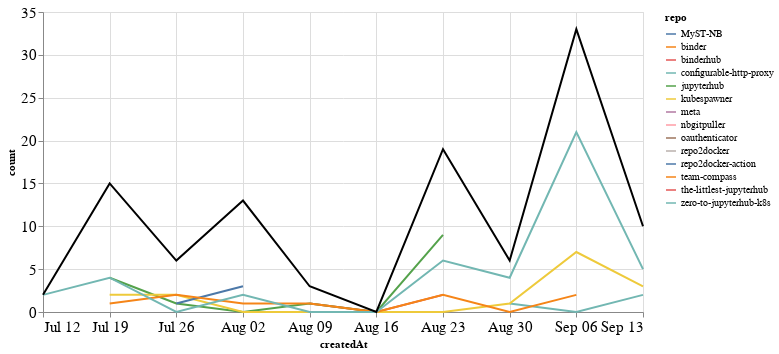

Notebook source saved alongside this figure:
### Markdown cell above
## Comments

### Code cell
comments_time = comments.groupby('repo').resample('W', on='createdAt').count()['author'].reset_index()
comments_time = comments_time.rename(columns={'author': 'count'})
comments_time_total = comments_time.groupby('createdAt').agg({"count": "sum"}).reset_index()
ch1 = alt.Chart(comments_time, width=600).mark_line().encode(
    x='createdAt',
    y='count',
    color='repo',
    tooltip="repo"
)

ch2 = alt.Chart(comments_time_total, width=600).mark_line(color="black").encode(
    x='createdAt',
    y='count',
)

ch1 + ch2

### Figure 1 — Vega-Lite specification as saved in the notebook (floating-point values rounded to 4 significant figures)
{"config": {"axisLeft": {"labelFontSize": 15}, "axisBottom": {"labelFontSize": 15}}, "layer": [{"data": {"name": "data-7bd2cc8a4e19d08285d99dcdf4b41ab6"}, "mark": "line", "encoding": {"color": {"type": "nominal", "field": "repo"}, "tooltip": {"type": "nominal", "field": "repo"}, "x": {"type": "temporal", "field": "createdAt"}, "y": {"type": "quantitative", "field": "count"}}, "width": 600}, {"data": {"name": "data-9903a095192ec97129257889b6c1f082"}, "mark": {"type": "line", "color": "black"}, "encoding": {"x": {"type": "temporal", "field": "createdAt"}, "y": {"type": "quantitative", "field": "count"}}, "width": 600}], "$schema": "https://vega.github.io/schema/vega-lite/v4.8.1.json", "datasets": {"data-7bd2cc8a4e19d08285d99dcdf4b41ab6": [{"repo": "MyST-NB", "createdAt": "2020-08-02T00:00:00", "count": 2}, {"repo": "binder", "createdAt": "2020-07-19T00:00:00", "count": 2}, {"repo": "binderhub", "createdAt": "2020-08-09T00:00:00", "count": 1}, {"repo": "binderhub", "createdAt": "2020-08-16T00:00:00", "count": 0}, {"repo": "binderhub", "createdAt": "2020-08-23T00:00:00", "count": 2}, {"repo": "configurable-http-proxy", "createdAt": "2020-08-30T00:00:00", "count": 1}, {"repo": "configurable-http-proxy", "createdAt": "2020-09-06T00:00:00", "count": 0}, {"repo": "configurable-http-proxy", "createdAt": "2020-09-13T00:00:00", "count": 2}, {"repo": "jupyterhub", "createdAt": "2020-07-19T00:00:00", "count": 4}, {"repo": "jupyterhub", "createdAt": "2020-07-26T00:00:00", "count": 1}, {"repo": "jupyterhub", "createdAt": "2020-08-02T00:00:00", "count": 0}, {"repo": "jupyterhub", "createdAt": "2020-08-09T00:00:00", "count": 1}, {"repo": "jupyterhub", "createdAt": "2020-08-16T00:00:00", "count": 0}, {"repo": "jupyterhub", "createdAt": "2020-08-23T00:00:00", "count": 9}, {"repo": "kubespawner", "createdAt": "2020-07-19T00:00:00", "count": 2}, {"repo": "kubespawner", "createdAt": "2020-07-26T00:00:00", "count": 2}, {"repo": "kubespawner", "createdAt": "2020-08-02T00:00:00", "count": 0}, {"repo": "kubespawner", "createdAt": "2020-08-09T00:00:00", "count": 0}, {"repo": "kubespawner", "createdAt": "2020-08-16T00:00:00", "count": 0}, {"repo": "kubespawner", "createdAt": "2020-08-23T00:00:00", "count": 0}, {"repo": "kubespawner", "createdAt": "2020-08-30T00:00:00", "count": 1}, {"repo": "kubespawner", "createdAt": "2020-09-06T00:00:00", "count": 7}, {"repo": "kubespawner", "createdAt": "2020-09-13T00:00:00", "count": 3}, {"repo": "meta", "createdAt": "2020-07-19T00:00:00", "count": 2}, {"repo": "nbgitpuller", "createdAt": "2020-08-02T00:00:00", "count": 5}, {"repo": "oauthenticator", "createdAt": "2020-09-06T00:00:00", "count": 1}, {"repo": "repo2docker", "createdAt": "2020-09-06T00:00:00", "count": 1}, {"repo": "repo2docker-action", "createdAt": "2020-07-26T00:00:00", "count": 1}, {"repo": "repo2docker-action", "createdAt": "2020-08-02T00:00:00", "count": 3}, {"repo": "team-compass", "createdAt": "2020-07-19T00:00:00", "count": 1}, {"repo": "team-compass", "createdAt": "2020-07-26T00:00:00", "count": 2}, {"repo": "team-compass", "createdAt": "2020-08-02T00:00:00", "count": 1}, {"repo": "team-compass", "createdAt": "2020-08-09T00:00:00", "count": 1}, {"repo": "team-compass", "createdAt": "2020-08-16T00:00:00", "count": 0}, {"repo": "team-compass", "createdAt": "2020-08-23T00:00:00", "count": 2}, {"repo": "team-compass", "createdAt": "2020-08-30T00:00:00", "count": 0}, {"repo": "team-compass", "createdAt": "2020-09-06T00:00:00", "count": 2}, {"repo": "the-littlest-jupyterhub", "createdAt": "2020-09-06T00:00:00", "count": 1}, {"repo": "zero-to-jupyterhub-k8s", "createdAt": "2020-07-12T00:00:00", "count": 2}, {"repo": "zero-to-jupyterhub-k8s", "createdAt": "2020-07-19T00:00:00", "count": 4}, {"repo": "zero-to-jupyterhub-k8s", "createdAt": "2020-07-26T00:00:00", "count": 0}, {"repo": "zero-to-jupyterhub-k8s", "createdAt": "2020-08-02T00:00:00", "count": 2}, {"repo": "zero-to-jupyterhub-k8s", "createdAt": "2020-08-09T00:00:00", "count": 0}, {"repo": "zero-to-jupyterhub-k8s", "createdAt": "2020-08-16T00:00:00", "count": 0}, {"repo": "zero-to-jupyterhub-k8s", "createdAt": "2020-08-23T00:00:00", "count": 6}, {"repo": "zero-to-jupyterhub-k8s", "createdAt": "2020-08-30T00:00:00", "count": 4}, {"repo": "zero-to-jupyterhub-k8s", "createdAt": "2020-09-06T00:00:00", "count": 21}, {"repo": "zero-to-jupyterhub-k8s", "createdAt": "2020-09-13T00:00:00", "count": 5}], "data-9903a095192ec97129257889b6c1f082": [{"createdAt": "2020-07-12T00:00:00", "count": 2}, {"createdAt": "2020-07-19T00:00:00", "count": 15}, {"createdAt": "2020-07-26T00:00:00", "count": 6}, {"createdAt": "2020-08-02T00:00:00", "count": 13}, {"createdAt": "2020-08-09T00:00:00", "count": 3}, {"createdAt": "2020-08-16T00:00:00", "count": 0}, {"createdAt": "2020-08-23T00:00:00", "count": 19}, {"createdAt": "2020-08-30T00:00:00", "count": 6}, {"createdAt": "2020-09-06T00:00:00", "count": 33}, {"createdAt": "2020-09-13T00:00:00", "count": 10}]}}
